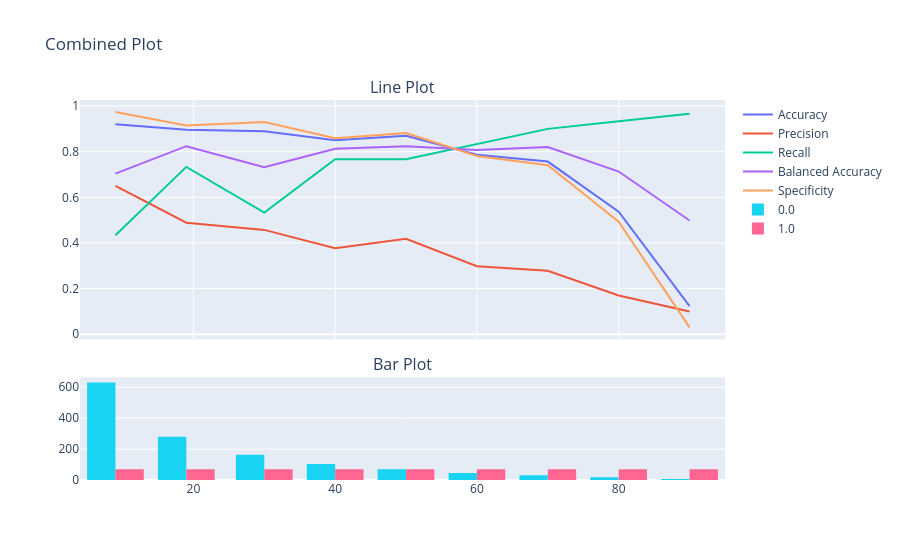

This figure's notebook cell:
### Code cell
# Prepare the data
aff = (metrics_df[metrics_df.index.str.contains('Test')]
       [metric_name_list + ['Target proportion']]
       .melt(id_vars=['Target proportion'])
)

# Line plot (for ax1 in seaborn)
line_fig = go.Figure()

for variable in aff['variable'].unique():
    line_fig.add_trace(go.Scatter(
        x=aff[aff['variable'] == variable]['Target proportion'],
        y=aff[aff['variable'] == variable]['value'],
        mode='lines',
        name=variable
    ))

line_fig.update_layout(
    title='Line Plot',
    xaxis_title='Target Proportion',
    yaxis_title='Value',
    height=600,
)

# Bar plot (for ax2 in seaborn)
bar_fig = go.Figure()

for target_ in train_balances_df['target'].unique():
    bar_fig.add_trace(go.Bar(
        x=train_balances_df[train_balances_df['target'] == target_]['Target proportion'],
        y=train_balances_df[train_balances_df['target'] == target_]['count'],
        name=target_,
        marker=dict(line=dict(width=0))  # Equivalent to errorbar=None
    ))

bar_fig.update_layout(
    title='Bar Plot',
    xaxis_title='Target Proportion',
    yaxis_title='Count',
    height=300,
)

# Combine the two subplots into a single figure using plotly subplots
from plotly.subplots import make_subplots

fig = make_subplots(
    rows=2, cols=1,
    shared_xaxes=True,
    vertical_spacing=0.1,
    subplot_titles=('Line Plot', 'Bar Plot'),
    row_heights=[0.7, 0.3]
)

# Add line plot to the first subplot
for trace in line_fig.data:
    fig.add_trace(trace, row=1, col=1)

# Add bar plot to the second subplot
for trace in bar_fig.data:
    fig.add_trace(trace, row=2, col=1)

# Update layout for overall figure
fig.update_layout(
    title='Combined Plot',
    showlegend=True
)

fig.show()

### Figure 1 — Plotly figure (JSON) as saved in the notebook; plotly's stock layout.template omitted (floating-point values rounded to 4 significant figures)
{"data": [{"mode": "lines", "name": "Accuracy", "type": "scatter", "x": [9, 19, 30, 40, 50, 60, 70, 80, 90], "xaxis": "x", "y": [0.92, 0.8967, 0.89, 0.85, 0.87, 0.7867, 0.7567, 0.5367, 0.1233], "yaxis": "y"}, {"mode": "lines", "name": "Precision", "type": "scatter", "x": [9, 19, 30, 40, 50, 60, 70, 80, 90], "xaxis": "x", "y": [0.65, 0.4889, 0.4571, 0.377, 0.4182, 0.2976, 0.2784, 0.1697, 0.09966], "yaxis": "y"}, {"mode": "lines", "name": "Recall", "type": "scatter", "x": [9, 19, 30, 40, 50, 60, 70, 80, 90], "xaxis": "x", "y": [0.4333, 0.7333, 0.5333, 0.7667, 0.7667, 0.8333, 0.9, 0.9333, 0.9667], "yaxis": "y"}, {"mode": "lines", "name": "Balanced Accuracy", "type": "scatter", "x": [9, 19, 30, 40, 50, 60, 70, 80, 90], "xaxis": "x", "y": [0.7037, 0.8241, 0.7315, 0.813, 0.8241, 0.8074, 0.8204, 0.713, 0.4981], "yaxis": "y"}, {"mode": "lines", "name": "Specificity", "type": "scatter", "x": [9, 19, 30, 40, 50, 60, 70, 80, 90], "xaxis": "x", "y": [0.9741, 0.9148, 0.9296, 0.8593, 0.8815, 0.7815, 0.7407, 0.4926, 0.02963], "yaxis": "y"}, {"marker": {"line": {"width": 0}}, "name": "0.0", "type": "bar", "x": [9, 19, 30, 40, 50, 60, 70, 80, 90], "xaxis": "x2", "y": [630, 280, 163, 104, 70, 46, 30, 17, 7], "yaxis": "y2"}, {"marker": {"line": {"width": 0}}, "name": "1.0", "type": "bar", "x": [9, 19, 30, 40, 50, 60, 70, 80, 90], "xaxis": "x2", "y": [70, 70, 70, 70, 70, 70, 70, 70, 70], "yaxis": "y2"}], "layout": {"annotations": [{"font": {"size": 16}, "showarrow": false, "text": "Line Plot", "x": 0.5, "xanchor": "center", "xref": "paper", "y": 1, "yanchor": "bottom", "yref": "paper"}, {"font": {"size": 16}, "showarrow": false, "text": "Bar Plot", "x": 0.5, "xanchor": "center", "xref": "paper", "y": 0.27, "yanchor": "bottom", "yref": "paper"}], "showlegend": true, "title": {"text": "Combined Plot"}, "xaxis": {"anchor": "y", "domain": [0, 1], "matches": "x2", "showticklabels": false}, "xaxis2": {"anchor": "y2", "domain": [0, 1]}, "yaxis": {"anchor": "x", "domain": [0.37, 1]}, "yaxis2": {"anchor": "x2", "domain": [0, 0.27]}}}
